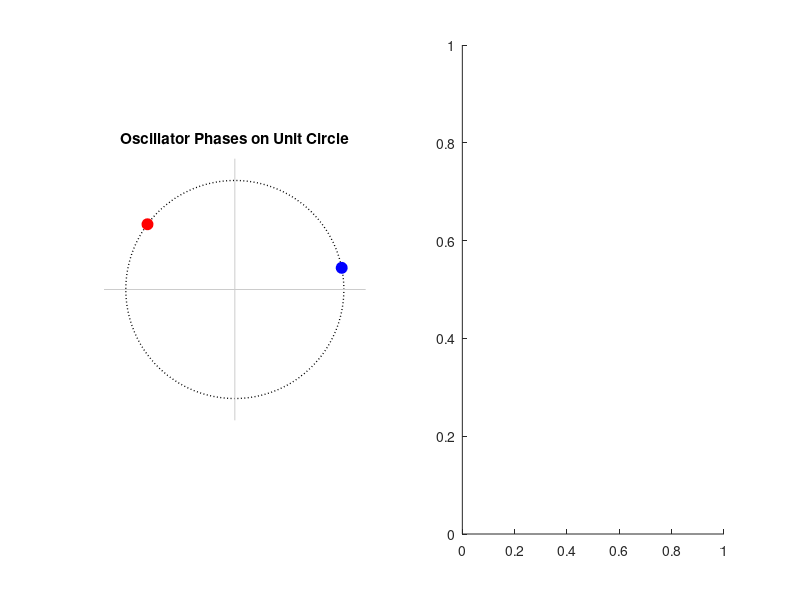

MATLAB code to generate this figure: (Note: this script raises an error after producing the figure.)
% Two coupled phase oscillators (Kuramoto) — visual demonstration of synchronization

clearvars; close all; clc

% Parameters
dt = 0.01;        % time step
T = 20;           % total time (s)
t = 0:dt:T;
N = numel(t);

% Natural frequencies (rad/s)
w1 = 2*pi*0.9;    % oscillator 1
w2 = 2*pi*1.1;    % oscillator 2

% Coupling strength (try increasing K to see sync)
K = 3.0;

% Initial phases
theta1 = zeros(1,N);
theta2 = zeros(1,N);
theta1(1) = 0.2;
theta2(1) = 2.5;

% Integration (Euler)
for k = 1:N-1
    dtheta1 = w1 + K * sin(theta2(k) - theta1(k));
    dtheta2 = w2 + K * sin(theta1(k) - theta2(k));
    theta1(k+1) = theta1(k) + dt * dtheta1;
    theta2(k+1) = theta2(k) + dt * dtheta2;
end

% Prepare figure with two panels
figure('Color','w','Position',[200 200 800 350])

% Panel 1: unit circle animation (phases)
ax1 = subplot(1,2,1);
theta_circle = linspace(0,2*pi,200);
plot(cos(theta_circle), sin(theta_circle), 'k:', 'LineWidth',1); hold on
h1 = plot(cos(theta1(1)), sin(theta1(1)), 'bo', 'MarkerFaceColor','b', 'MarkerSize',8);
h2 = plot(cos(theta2(1)), sin(theta2(1)), 'ro', 'MarkerFaceColor','r', 'MarkerSize',8);
line([-1.2 1.2],[0 0],'Color',[0.8 0.8 0.8]); line([0 0],[-1.2 1.2],'Color',[0.8 0.8 0.8]);
title('Oscillator Phases on Unit Circle'); axis equal off; xlim([-1.2 1.2]); ylim([-1.2 1.2]);

% Panel 2: phase difference vs time
ax2 = subplot(1,2,2);
phi = wrapToPi(theta1 - theta2);
hPhi = plot(t(1), phi(1),'b-'); hold on
yl = [-pi pi];
plot([t(1) t(end)], [0 0], 'k:');
ylim(yl); xlabel('Time (s)'); ylabel('Phase difference (rad)');
title(sprintf('Phase Difference (K = %.2f)', K));

% Animate
for k = 1:3:N
    set(h1, 'XData', cos(theta1(k)), 'YData', sin(theta1(k)));
    set(h2, 'XData', cos(theta2(k)), 'YData', sin(theta2(k)));
    set(hPhi, 'XData', t(1:k), 'YData', phi(1:k));
    drawnow
end

% Final prints
fprintf('Final phase difference (wrapped) = %.3f rad\n', wrapToPi(theta1(end)-theta2(end)));

for i=1:500
    x(i+1) = x(i);

    y(i+1) = y(i);




    plot(1:i,x(1:i),'b-')
    hold on
    plot(1:i,y(1:i),'r--')
    hold off


    drawnow
end
